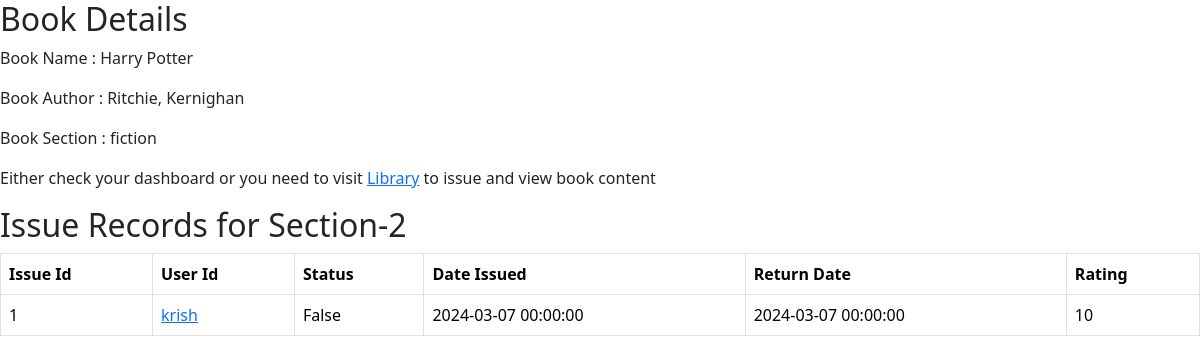
/book/2 (signed in), run on the app's committed database.
### library/models.py (models this page shows, shortened)
class Book(db.Model):
    __tablename__ = "BOOK"
    id = db.Column(db.Integer, primary_key=True, autoincrement=True)
    name = db.Column(db.String(100), nullable=False)
    author = db.Column(db.String(100), nullable=False)
    content = db.Column(db.Text, nullable=False)
    section_id = db.Column(db.Integer, db.ForeignKey('SECTION.id'), nullable=False)
    issues = db.Relationship('Issue', backref="book_issues", cascade="all, delete")

class Section(db.Model):
    __tablename__ = "SECTION"
    id = db.Column(db.Integer, primary_key=True, autoincrement=True)
    name = db.Column(db.String(40), nullable=False)
    description = db.Column(db.Text, nullable=False)
    date_created = db.Column(db.DateTime, nullable=False)
    books = db.Relationship('Book', backref="section_books", cascade="all, delete")

class User(db.Model):
    __tablename__ = "USER"
    id = db.Column(db.Integer, primary_key=True, autoincrement=True)
    username = db.Column(db.String(20), nullable=False, unique=True)
    email = db.Column(db.String(120), nullable=False, unique=True)
    password = db.Column(db.String(120), nullable=False)
    is_admin = db.Column(db.Boolean, default=False)
    issues = db.Relationship('Issue', backref="user_issues", cascade="all, delete")

class Issue(db.Model):
    __tablename__ = "ISSUE"
    id = db.Column(db.Integer, primary_key=True, autoincrement=True)
    rating = db.Column(db.Integer, default=0)
    active_status = db.Column(db.Boolean, default=False)
    user_id = db.Column(db.Integer, db.ForeignKey('USER.id'), nullable=False)
    book_id = db.Column(db.Integer, db.ForeignKey('BOOK.id'), nullable=False)
    date_issued = db.Column(db.DateTime, nullable=False)
    return_date = db.Column(db.DateTime, nullable=False)

### library/routes.py (the view)
@app.route("/book/<id>")
def book_get(id):
    if session.get("username") is None:
        return render_template("no_login.html")
    book = models.Book.query.get(id)
    if book is None:
        data = {
            "type": "Book"
        }
        return render_template("not_found.html", data=data)
    issue_records = models.Issue.query.filter(models.Issue.book_id == id).all()
    data = {
        "book": modify_the_book(book),
        "issue_records": [modify_the_issue_record(ir) for ir in issue_records]
    }
    return render_template("book_get.html", data=data)

### library/routes.py (called while the page is built)
def modify_the_issue_record(issue_record):
    b = models.Book.query.get(issue_record.book_id)
    s = models.Section.query.get(b.section_id)
    u = models.User.query.get(issue_record.user_id)
    modified_issue_record = {
        "issue_id": issue_record.id,
        "book_id": b.id,
        "user_id": u.id,
        "username": u.username,
        "name": b.name,
        "author": b.author,
        "content": b.content,
        "section_name": s.name,
        "date_issued": issue_record.date_issued,
        "status": issue_record.active_status,
        "rating": issue_record.rating,
        "return_date": issue_record.return_date
    }
    return modified_issue_record

def modify_the_book(book):
    s = models.Section.query.get(book.section_id)
    modified_book = {
        "id": book.id,
        "name": book.name,
        "author": book.author,
        "section_name": s.name,
        "content": book.content,
        "total_rating": calculate_book_rating(book.id)
    }
    return modified_book

def calculate_book_rating(b_id):
    b = models.Book.query.get(b_id)
    book_copies = models.Book.query.filter(models.Book.name == b.name, models.Book.author == b.author).all()
    total_rating = 0
    for bc in book_copies:
        issue_records = models.Issue.query.filter(models.Issue.book_id == bc.id, models.Issue.rating > 1).all()
        for ir in issue_records:
            total_rating += ir.rating
    return total_rating

### library/templates/book_get.html (shortened to what this page needs)
<!doctype html>
<html lang="en">
<head>
    <link href="https://cdn.jsdelivr.net/npm/bootstrap@5.3.3/dist/css/bootstrap.min.css" rel="stylesheet"
>
</head>
<body>
<h2>Book Details</h2>
<p>Book Name : {{ data['book'].name }}</p>
<p>Book Author : {{ data['book'].author }}</p>
<p>Book Section : {{ data['book'].section_name }}</p>
{% if session.get("username") == "admin" %}
    <p>Book Content : {{ data['book'].content }}</p>
{% else %}
    <p>Either check your dashboard or you need to visit <a href="/library">Library</a> to issue and view book content
    </p>
{% endif %}
<h2>Issue Records for Section-{{ data["book"].id }}</h2>
{% if data['issue_records'] | length == 0 %}
    <p>No Issue Records for this book</p>
{% else %}
    <table class="table table-bordered table-hover">
        <tr>
            <th>Issue Id</th>
            <th>User Id</th>
            <th>Status</th>
            <th>Date Issued</th>
            <th>Return Date</th>
            <th>Rating</th>
        </tr>
        {% for ir in data['issue_records'] %}
            <tr>
                <td>{{ ir.issue_id }}</td>
                <td><a href="/user/{{ ir.user_id }}">{{ ir.username }}</a></td>
                <td>{{ ir.status }}</td>
                <td>{{ ir.date_issued }}</td>
                <td>{{ ir.return_date }}</td>
                <td>{{ ir.rating }}</td>
            </tr>
        {% endfor %}
    </table>
{% endif %}
</body>
</html>

### data on the page
Book: book.name "Harry Potter", book.author "Ritchie, Kernighan"
Section: book.section_name "fiction"
User: username "krish"
Issue: date_issued "2024-03-07 00:00:00", return_date "2024-03-07 00:00:00"

### other printed values
{{ data["book"].id }} "2"
{{ ir.issue_id }} "1"
{{ ir.status }} "False"
{{ ir.rating }} "10"
